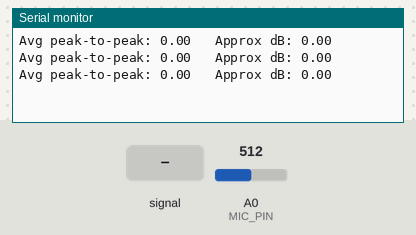
A sketch run on a simulated Arduino Uno, built with avr-gcc and run on an emulated ATmega328P. On the bench: the last lines printed to the serial monitor. The test bench sets the inputs (shaded band); at power-on: A0 (MIC_PIN) = 512.

Above: at 1.2 s.
1.3 s: A0 (MIC_PIN) fed a 200 Hz sine of ±81 counts around its level
At 1.53 s:
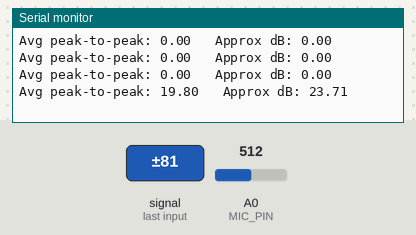
2.8 s: A0 (MIC_PIN) fed a 1000 Hz sine of ±255 counts around its level
At 3.29 s:
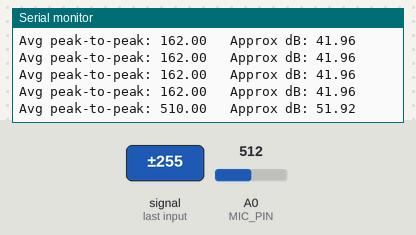
4.3 s: A0 (MIC_PIN) set to 716
At 4.34 s:
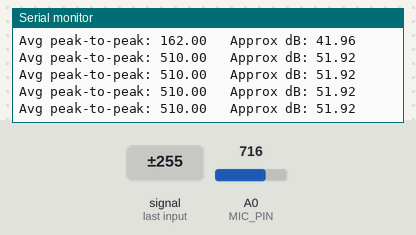
Timing chart, 0 to 7.3 s (numbered marks = the images above; inputs shaded):
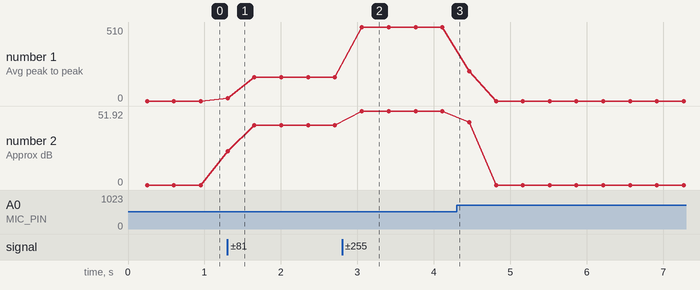

Measured:
- after the input at 1.3 s, the serial monitor: prints a new line at once (image 1)
- after the input at 2.8 s, the serial monitor: prints a new line after 0.26 s (image 2)
- plotted number 1: 0 → 162 after the input at 1.3 s, 162 → 510 after the input at 2.8 s, 510 → 0 after the input at 4.3 s
- plotted number 2: 0 → 41.96 after the input at 1.3 s, 41.96 → 51.92 after the input at 2.8 s, 51.92 → 0 after the input at 4.3 s

The sketch:

noise_monitor_phase1.ino
```cpp
// Phase 1: Noise Exposure Health Monitor — breadboard proof of concept
// Reads the MEMS mic on A0, finds the peak-to-peak signal swing over a
// short sampling window, and prints a rough dB estimate over Serial.
//
// NOTE: The dB value here is NOT calibrated yet — it's a relative measure
// for now. We'll calibrate it against a real sound level meter / known
// reference in a later step before it means anything in true dB SPL.

const int MIC_PIN = A0;
const unsigned long SAMPLE_WINDOW = 50; // ms — how long to sample each reading
const int NUM_WINDOWS = 5;              // how many windows to average together

unsigned int readPeakToPeak() {
  unsigned long startMillis = millis();
  unsigned int signalMax = 0;
  unsigned int signalMin = 1024;

  // Sample as fast as possible for SAMPLE_WINDOW milliseconds
  while (millis() - startMillis < SAMPLE_WINDOW) {
    int sample = analogRead(MIC_PIN);
    if (sample > signalMax) {
      signalMax = sample;
    }
    if (sample < signalMin) {
      signalMin = sample;
    }
  }

  return signalMax - signalMin; // 0–1023 range
}

void setup() {
  Serial.begin(9600);
}

void loop() {
  // Take several peak-to-peak readings and average them.
  // This smooths out single stray spikes (like one bird chirp)
  // while still tracking real, sustained changes in loudness.
  unsigned long sum = 0;
  for (int i = 0; i < NUM_WINDOWS; i++) {
    sum += readPeakToPeak();
  }
  float avgPeakToPeak = (float)sum / NUM_WINDOWS;

  float volts = (avgPeakToPeak * 5.0) / 1024.0; // convert to volts

  // Rough relative dB estimate (will calibrate later)
  float dB = 20 * log10(volts / 0.00631);
  if (dB < 0 || isinf(dB)) {
    dB = 0; // avoid negative/garbage values when it's very quiet
  }

  Serial.print("Avg peak-to-peak: ");
  Serial.print(avgPeakToPeak);
  Serial.print("   Approx dB: ");
  Serial.println(dB);

  delay(100); // small pause so the serial monitor is readable
}
```
